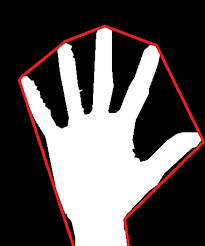
#> input picture hand_convex.png, 205 x 246 px, given in place of the camera
$ jupyter execute --allow-errors FingerCount.ipynb   (text cells are left out)
#> lines starting #> are read from the running program, lines starting #| are printed output that depends on the picture; after the words box and inside, x2 and y2 are one past the last pixel; in counts of white or black regions, pixels touching at a corner belong together
[cell 1]
import cv2
import numpy as np
import matplotlib.pyplot as plt
from sklearn.metrics import pairwise

[cell 2]
cap=cv2.VideoCapture(0)
while(True):
    ret,img=cap.read()
#> img is the input picture: shape (246, 205, 3); mean B, G, R 83, 82.7, 89.7
    img=cv2.flip(img,1)
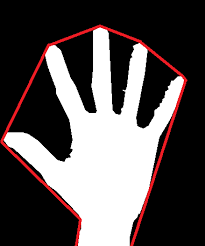
#> img: shape (246, 205, 3); mean B, G, R 83, 82.7, 89.7
    gray_img = cv2.cvtColor(img, cv2.COLOR_BGR2GRAY)
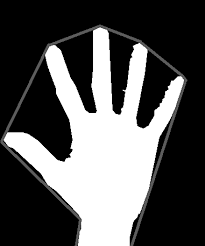
#> gray_img: shape (246, 205); min 0, max 255, mean 84.9
    blur = cv2.blur(gray_img, (3, 3))
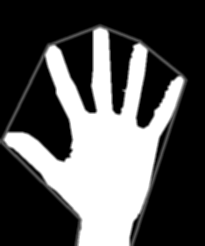
#> blur: shape (246, 205); min 0, max 255, mean 84.9
    ret, thresh = cv2.threshold(blur, 50, 255, cv2.THRESH_BINARY)
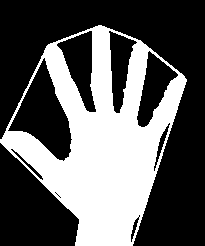
#> thresh: shape (246, 205); 36.8% white; 1 white region
    contours,hirarchy=cv2.findContours(thresh,cv2.RETR_TREE, cv2.CHAIN_APPROX_SIMPLE)
#> contours = 15 contours, 7 with area under 20; largest, box (x1, y1, x2, y2) and area: (0, 25, 187, 246) 25866, (7, 57, 73, 162) 3180, (56, 30, 97, 113) 1665, (136, 50, 179, 128) 1522, (108, 30, 138, 114) 1310, (153, 122, 171, 172) 198, (10, 148, 44, 181) 134, (130, 216, 140, 243) 90; hirarchy = 15 rows, first 6: [-1, -1, 1, -1], [2, -1, -1, 0], [3, 1, -1, 0], [4, 2, -1, 0], [5, 3, -1, 0], [6, 4, -1, 0]
    hull = []
    drawing = np.zeros((thresh.shape[0], thresh.shape[1], 3), np.uint8)
    for i in range(len(contours)):
    # creating convex hull object for each contour
        hull.append(cv2.convexHull(contours[i], False))
#> this loop made 15 passes
#> after the loop, hull = 15 contours, 7 with area under 20; largest, box (x1, y1, x2, y2) and area: (0, 25, 187, 246) 27262, (7, 57, 73, 162) 3596, (56, 30, 97, 113) 1909, (136, 50, 179, 128) 1693, (108, 30, 138, 114) 1510, (153, 122, 171, 172) 232, (10, 148, 44, 181) 142, (130, 216, 140, 243) 104
    for i in range(len(contours)):
        color_contours = (123, 255, 0) # green - color for contours
        color = (255, 0, 0) # blue - color for convex hull
        # draw ith contour
        cv2.drawContours(drawing, contours, i, color_contours, 4, 8, hirarchy)
        # draw ith convex hull object
        cv2.drawContours(drawing, hull, i, color, 1, 8)
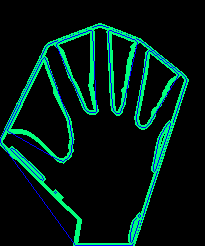
#> drawing: shape (246, 205, 3); mean of channels 0, 1, 2 20.8, 28, 0; drawn as B, G, R
    cv2.imshow('convexhull',drawing)
    cv2.imshow('mg',thresh)


    k = cv2.waitKey(30) & 0xff
#> (key Esc is pressed here)
#> `roi = frame[roi_top:roi_bottom, roi_right:roi_left]`: roi = empty array
    if k == 27:
        break

cap.release();
cv2.destroyAllWindows()

#> (a cell that did not finish here is left out)

[cell 4]
# Manually set up our ROI for grabbing the hand.
# Feel free to change these. I just chose the top right corner for filming.
roi_top = 60
roi_bottom = 330
roi_right = 300
roi_left = 600
# Start with a halfway point between 0 and 1 of accumulated weight
accumulated_weight = 0.5
cam = cv2.VideoCapture(0)

# Intialize a frame count
num_frames = 0

# keep looping, until interrupted
#> (the rest of this cell did not finish here and is left out)
